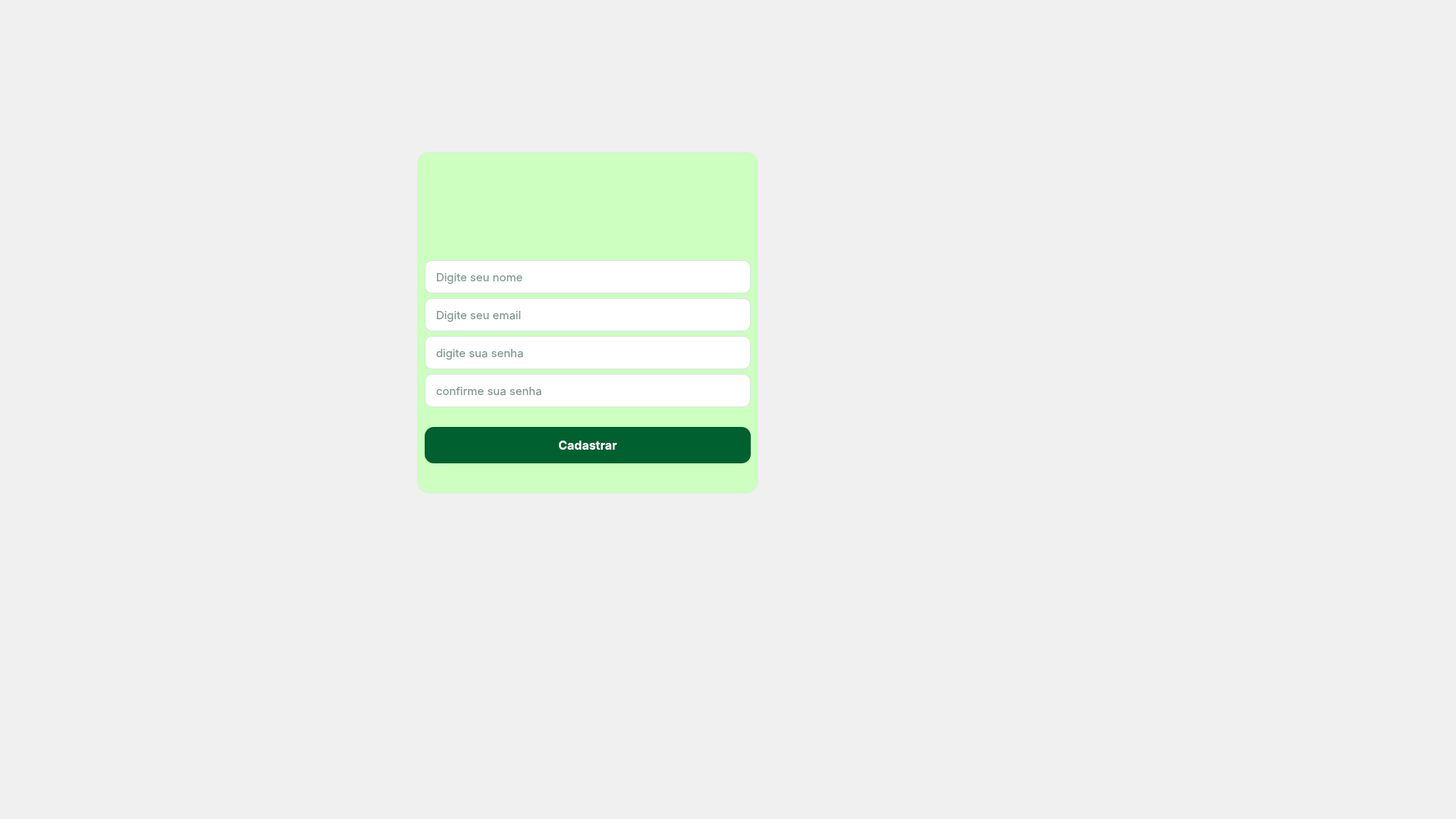
<?xml version="1.0" encoding="UTF-8"?>
<ui version="4.0">
 <class>LoginWindow</class>
 <widget class="QMainWindow" name="LoginWindow">
  <property name="geometry">
   <rect>
    <x>0</x>
    <y>0</y>
    <width>1920</width>
    <height>1080</height>
   </rect>
  </property>
  <property name="minimumSize">
   <size>
    <width>1024</width>
    <height>600</height>
   </size>
  </property>
  <property name="windowTitle">
   <string>NeoBeneSys - Login</string>
  </property>
  <property name="styleSheet">
   <string notr="true">
QMainWindow {
    background-color: #F0F0F0;
}
   </string>
  </property>
  <widget class="QWidget" name="centralwidget">
   <layout class="QVBoxLayout" name="verticalLayout_main">
    <property name="spacing">
     <number>0</number>
    </property>
    <property name="leftMargin">
     <number>0</number>
    </property>
    <property name="topMargin">
     <number>0</number>
    </property>
    <property name="rightMargin">
     <number>0</number>
    </property>
    <property name="bottomMargin">
     <number>0</number>
    </property>
    <item>
     <widget class="QFrame" name="frame_login_container">
      <property name="frameShape">
       <enum>QFrame::Shape::NoFrame</enum>
      </property>
      <property name="frameShadow">
       <enum>QFrame::Shadow::Raised</enum>
      </property>
      <widget class="QFrame" name="frame_login_card">
       <property name="geometry">
        <rect>
         <x>550</x>
         <y>200</y>
         <width>450</width>
         <height>451</height>
        </rect>
       </property>
       <property name="minimumSize">
        <size>
         <width>450</width>
         <height>0</height>
        </size>
       </property>
       <property name="maximumSize">
        <size>
         <width>500</width>
         <height>16777215</height>
        </size>
       </property>
       <property name="styleSheet">
        <string notr="true">QFrame#frame_login_card {
	background-color: rgb(204, 255, 192);
    border: 1px solid #E3ECE6;
    border-radius: 16px;
}
          </string>
       </property>
       <property name="frameShape">
        <enum>QFrame::Shape::StyledPanel</enum>
       </property>
       <property name="frameShadow">
        <enum>QFrame::Shadow::Raised</enum>
       </property>
       <layout class="QVBoxLayout" name="verticalLayout_3">
        <item>
         <spacer name="verticalSpacer_top">
          <property name="orientation">
           <enum>Qt::Orientation::Vertical</enum>
          </property>
          <property name="sizeType">
           <enum>QSizePolicy::Policy::Fixed</enum>
          </property>
          <property name="sizeHint" stdset="0">
           <size>
            <width>20</width>
            <height>20</height>
           </size>
          </property>
         </spacer>
        </item>
        <item alignment="Qt::AlignmentFlag::AlignHCenter">
         <widget class="QLabel" name="lbt_logo2">
          <property name="layoutDirection">
           <enum>Qt::LayoutDirection::RightToLeft</enum>
          </property>
          <property name="autoFillBackground">
           <bool>false</bool>
          </property>
          <property name="frameShape">
           <enum>QFrame::Shape::NoFrame</enum>
          </property>
          <property name="frameShadow">
           <enum>QFrame::Shadow::Raised</enum>
          </property>
          <property name="text">
           <string/>
          </property>
          <property name="textFormat">
           <enum>Qt::TextFormat::RichText</enum>
          </property>
          <property name="pixmap">
           <pixmap>../images/logo_login.png</pixmap>
          </property>
          <property name="scaledContents">
           <bool>false</bool>
          </property>
         </widget>
        </item>
        <item>
         <widget class="QLineEdit" name="txt_nome">
          <property name="minimumSize">
           <size>
            <width>0</width>
            <height>44</height>
           </size>
          </property>
          <property name="font">
           <font>
            <family>Inter</family>
            <pointsize>11</pointsize>
           </font>
          </property>
          <property name="styleSheet">
           <string notr="true">QLineEdit {
    background-color: #FFFFFF;
    border: 1px solid #D8E4DE;
    border-radius: 10px;
    padding: 8px 12px;
    color: #003020;
}

QLineEdit:focus {
    border: 1px solid #30C060;
    box-shadow: 0 0 0 3px rgba(48,192,96,.15);
}
             </string>
          </property>
          <property name="placeholderText">
           <string>Digite seu nome</string>
          </property>
         </widget>
        </item>
        <item>
         <widget class="QLineEdit" name="txt_email">
          <property name="minimumSize">
           <size>
            <width>0</width>
            <height>44</height>
           </size>
          </property>
          <property name="font">
           <font>
            <family>Inter</family>
            <pointsize>11</pointsize>
           </font>
          </property>
          <property name="styleSheet">
           <string notr="true">QLineEdit {
    background-color: #FFFFFF;
    border: 1px solid #D8E4DE;
    border-radius: 10px;
    padding: 8px 12px;
    color: #003020;
}

QLineEdit:focus {
    border: 1px solid #30C060;
    box-shadow: 0 0 0 3px rgba(48,192,96,.15);
}
             </string>
          </property>
          <property name="placeholderText">
           <string>Digite seu email</string>
          </property>
         </widget>
        </item>
        <item>
         <widget class="QLineEdit" name="txt_senha1">
          <property name="minimumSize">
           <size>
            <width>0</width>
            <height>44</height>
           </size>
          </property>
          <property name="font">
           <font>
            <family>Inter</family>
            <pointsize>11</pointsize>
           </font>
          </property>
          <property name="styleSheet">
           <string notr="true">QLineEdit {
    background-color: #FFFFFF;
    border: 1px solid #D8E4DE;
    border-radius: 10px;
    padding: 8px 12px;
    color: #003020;
}

QLineEdit:focus {
    border: 1px solid #30C060;
    box-shadow: 0 0 0 3px rgba(48,192,96,.15);
}
             </string>
          </property>
          <property name="echoMode">
           <enum>QLineEdit::EchoMode::Password</enum>
          </property>
          <property name="placeholderText">
           <string>digite sua senha</string>
          </property>
         </widget>
        </item>
        <item>
         <widget class="QLineEdit" name="txt_senha2">
          <property name="minimumSize">
           <size>
            <width>0</width>
            <height>44</height>
           </size>
          </property>
          <property name="font">
           <font>
            <family>Inter</family>
            <pointsize>11</pointsize>
           </font>
          </property>
          <property name="styleSheet">
           <string notr="true">QLineEdit {
    background-color: #FFFFFF;
    border: 1px solid #D8E4DE;
    border-radius: 10px;
    padding: 8px 12px;
    color: #003020;
}

QLineEdit:focus {
    border: 1px solid #30C060;
    box-shadow: 0 0 0 3px rgba(48,192,96,.15);
}
             </string>
          </property>
          <property name="echoMode">
           <enum>QLineEdit::EchoMode::Password</enum>
          </property>
          <property name="placeholderText">
           <string>confirme sua senha</string>
          </property>
         </widget>
        </item>
        <item>
         <spacer name="verticalSpacer_before_buttons">
          <property name="orientation">
           <enum>Qt::Orientation::Vertical</enum>
          </property>
          <property name="sizeType">
           <enum>QSizePolicy::Policy::Fixed</enum>
          </property>
          <property name="sizeHint" stdset="0">
           <size>
            <width>20</width>
            <height>20</height>
           </size>
          </property>
         </spacer>
        </item>
        <item>
         <widget class="QPushButton" name="btn_cadastrar">
          <property name="minimumSize">
           <size>
            <width>0</width>
            <height>48</height>
           </size>
          </property>
          <property name="font">
           <font>
            <family>Inter</family>
            <pointsize>12</pointsize>
            <bold>true</bold>
           </font>
          </property>
          <property name="cursor">
           <cursorShape>PointingHandCursor</cursorShape>
          </property>
          <property name="styleSheet">
           <string notr="true">QPushButton {
    background-color: #006030;
    color: #FFFFFF;
    border: none;
    border-radius: 12px;
    padding: 10px 20px;
}

QPushButton:hover {
    background-color: #30C060;
}

QPushButton:pressed {
    background-color: #005028;
}
             </string>
          </property>
          <property name="text">
           <string>Cadastrar</string>
          </property>
         </widget>
        </item>
        <item>
         <spacer name="verticalSpacer_after_subtitle">
          <property name="orientation">
           <enum>Qt::Orientation::Vertical</enum>
          </property>
          <property name="sizeType">
           <enum>QSizePolicy::Policy::Fixed</enum>
          </property>
          <property name="sizeHint" stdset="0">
           <size>
            <width>20</width>
            <height>30</height>
           </size>
          </property>
         </spacer>
        </item>
       </layout>
      </widget>
      <widget class="QLabel" name="label">
       <property name="geometry">
        <rect>
         <x>0</x>
         <y>0</y>
         <width>1920</width>
         <height>1080</height>
        </rect>
       </property>
       <property name="text">
        <string/>
       </property>
       <property name="pixmap">
        <pixmap>../images/tela_inicial.png</pixmap>
       </property>
      </widget>
      <zorder>label</zorder>
      <zorder>frame_login_card</zorder>
     </widget>
    </item>
   </layout>
  </widget>
 </widget>
 <resources/>
 <connections/>
</ui>
